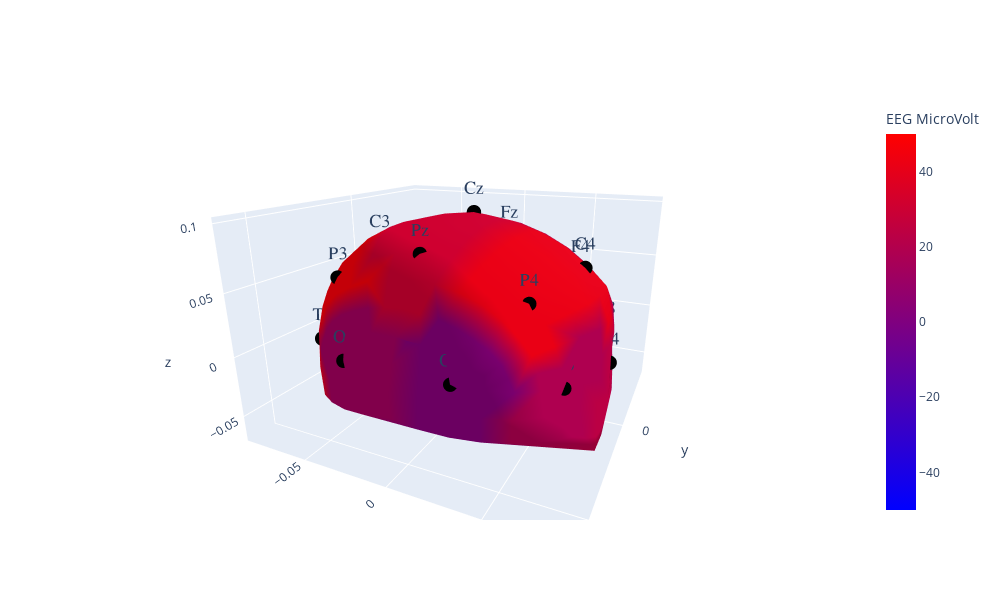

Notebook code cell kept with this figure:
### Code cell
topo_3d_map(raw.data[0], -300)

### Figure 1 — Plotly figure (JSON) as saved in the notebook; plotly's stock layout.template omitted (floating-point values rounded to 4 significant figures; data arrays with more than 128 entries replaced by an {"elided": "..."} marker saying what was removed)
{"data": [{"alphahull": 1, "cmax": 50, "cmin": -50, "colorbar": {"title": {"text": "EEG MicroVolt"}}, "colorscale": [[0, "rgb(0,0,255)"], [1, "rgb(255,0,0)"]], "intensity": {"elided": "343 float values"}, "intensitymode": "vertex", "opacity": 1, "type": "mesh3d", "x": {"elided": "343 float values"}, "y": {"elided": "343 float values"}, "z": {"elided": "343 float values"}}, {"connectgaps": true, "marker": {"color": "black", "size": 5}, "mode": "markers+text", "text": ["Fp1", "Fp2", "F7", "T3", "T5", "F3", "C3", "P3", "Fz", "Cz", "Pz", "F4", "C4", "P4", "F8", "T4", "T6", "O1", "O2"], "textfont": {"family": "sans serif", "size": 18}, "textposition": "top center", "type": "scatter3d", "x": [-0.02883, 0.02925, -0.06881, -0.08242, -0.07093, -0.0492, -0.064, -0.05191, 0.0003057, 0.0003926, 0.000318, 0.05076, 0.06573, 0.05451, 0.07153, 0.08332, 0.07154, -0.0288, 0.02922], "y": [0.08218, 0.08314, 0.04159, -0.01569, -0.07193, 0.05201, -0.01139, -0.07716, 0.0573, -0.008977, -0.07944, 0.05318, -0.01067, -0.07693, 0.0435, -0.01471, -0.07156, -0.1101, -0.1098], "z": [-0.006845, -0.006933, -0.01118, -0.009152, -0.002435, 0.04132, 0.06303, 0.05478, 0.06509, 0.09817, 0.0809, 0.03997, 0.06226, 0.05539, -0.01175, -0.009293, -0.002487, 0.008656, 0.008618]}], "layout": {"height": 600, "scene": {"aspectratio": {"x": 1.5, "y": 1.5, "z": 1}, "camera": {"center": {"x": 0, "y": 0, "z": 0}, "eye": {"x": 1.0, "y": -2.095, "z": 0.7976}, "projection": {"type": "perspective"}, "up": {"x": 0, "y": 0, "z": 1}}}, "title": {"text": ""}, "width": 1000}}
